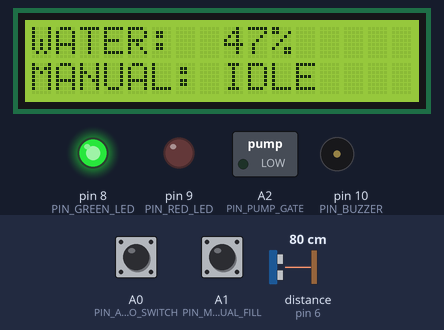
Bench run of a sketch on a simulated Arduino Uno, built with avr-gcc and run on an emulated ATmega328P. On the bench: 16×2 character LCD, switched loads named in the sketch (green lamp = pin HIGH), output pins drawn as LEDs (lit = HIGH), buzzer (waves = sounding, pin HIGH). Wiring (inferred from the names in the program): ultrasonic range finder: trigger pin 7; echo pin 6. The test bench sets the inputs (shaded band); at power-on: A1 (PIN_MANUAL_FILL) HIGH, distance to the obstacle (sensor on pin 6) 80 cm, A0 (PIN_AUTO_SWITCH) HIGH. The echo pulse lasts 58.3 µs per cm; pins used as bus, display or sensor lines are not drawn.

Above: at 1.2 s.
1.3 s: A1 (PIN_MANUAL_FILL) pulled LOW for 0.3 s
At 1.9 s:
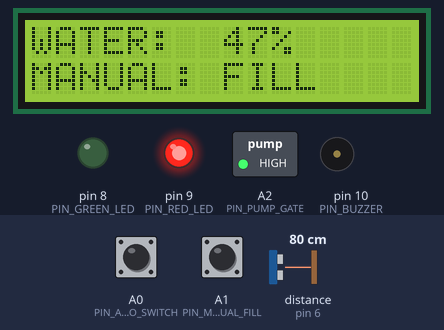
3.5 s: distance to the obstacle (sensor on pin 6) set to 250 cm
At 4.1 s:
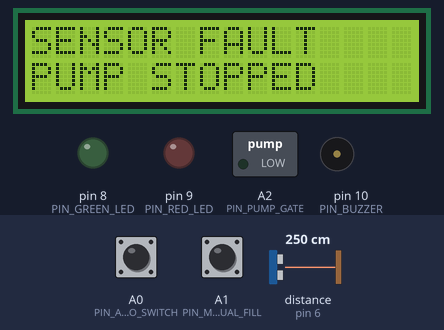
5.0 s: distance to the obstacle (sensor on pin 6) set to 163 cm
6.5 s: distance to the obstacle (sensor on pin 6) set to 157 cm
At 7.4 s:
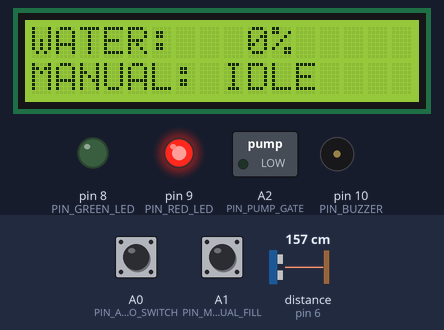
8.0 s: A0 (PIN_AUTO_SWITCH) pulled LOW for 0.3 s
At 8.26 s:
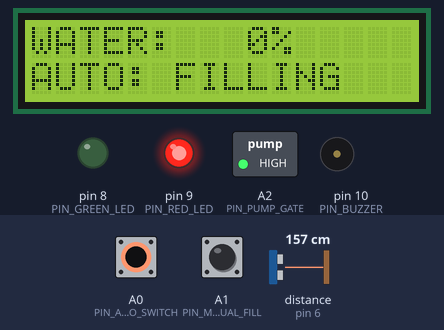
10.0 s: A1 (PIN_MANUAL_FILL) pulled LOW for 1 s
At 10.8 s:
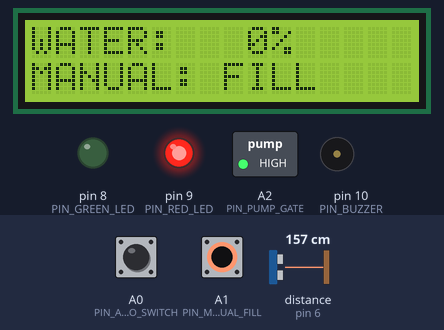
Timing chart, 0 to 13.0 s (numbered marks = the images above; inputs shaded):
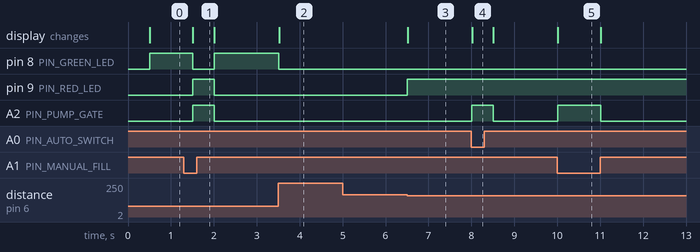

Measured:
- the behaviour switches between 160 and 159 cm on distance to the obstacle (sensor on pin 6) (found by bisection; images 2 and 3)
- after the input at 1.3 s, pin 8 (PIN_GREEN_LED): HIGH → LOW after 0.21 s, → HIGH 0.50 s later; pin 9 (PIN_RED_LED), A2 (PIN_PUMP_GATE): LOW → HIGH after 0.21 s, → LOW 0.50 s later; the display: changes after 0.21 s (image 1)
- after the input at 3.5 s, pin 8 (PIN_GREEN_LED): HIGH → LOW at once; the display: changes at once (image 2)
- after the input at 5.0 s, every drawn part: stays the same
- after the input at 6.5 s, pin 9 (PIN_RED_LED): LOW → HIGH at once; the display: changes at once (image 3)
- after the input at 8.0 s, A2 (PIN_PUMP_GATE): LOW → HIGH at once, → LOW 0.50 s later; the display: changes at once (image 4)
- after the input at 10.0 s, A2 (PIN_PUMP_GATE): LOW → HIGH at once, → LOW 1.0 s later; the display: changes at once (image 5)

The sketch:

MotionReady_Tank_Controller.ino
```cpp
#include <LiquidCrystal.h>
#include <stdio.h>

// Separate controller for the outside water tank.
// Pin assignments match the supplied Water Level Motor board, with the missing
// pump driver and two control switches added on unused analog pins.
const byte PIN_AUTO_SWITCH = A0;  // Slide switch to GND means AUTO is enabled.
const byte PIN_MANUAL_FILL = A1;  // Hold pushbutton to GND to fill in MANUAL mode.
const byte PIN_PUMP_GATE   = A2;  // MOSFET gate through 220 ohm; add 10k pulldown.
const byte PIN_GREEN_LED   = 8;   // Water level is safe / tank has water.
const byte PIN_RED_LED     = 9;   // Low water or pump is running.
const byte PIN_BUZZER      = 10;
const byte PIN_ECHO        = 6;
const byte PIN_TRIG        = 7;

// Source board LCD wiring: RS, E, D4, D5, D6, D7.
LiquidCrystal lcd(12, 11, 5, 4, 3, 2);

// Measure from the ultrasonic sensor face to the tank's inside bottom.
// Change this to the actual inside depth used in the model/simulation.
const float TANK_DEPTH_CM = 150.0;
const float AUTO_START_PERCENT = 25.0;
const float AUTO_STOP_PERCENT = 90.0;
const float MANUAL_HIGH_LIMIT_PERCENT = 94.0;
const unsigned long SENSOR_INTERVAL_MS = 500;
const unsigned long LCD_INTERVAL_MS = 500;

float waterPercent = 0.0;
bool sensorValid = false;
bool pumpOn = false;
unsigned long lastSensorReadMs = 0;
unsigned long lastLcdUpdateMs = 0;

bool readWaterPercent(float &percentOut) {
  digitalWrite(PIN_TRIG, LOW);
  delayMicroseconds(3);
  digitalWrite(PIN_TRIG, HIGH);
  delayMicroseconds(10);
  digitalWrite(PIN_TRIG, LOW);

  // If no echo returns, stop filling rather than risk an overflow.
  unsigned long pulseUs = pulseIn(PIN_ECHO, HIGH, 30000UL);
  if (pulseUs == 0) return false;

  float airGapCm = pulseUs / 58.0;
  if (airGapCm < 2.0 || airGapCm > TANK_DEPTH_CM + 10.0) return false;

  float level = (TANK_DEPTH_CM - airGapCm) * 100.0 / TANK_DEPTH_CM;
  if (level < 0.0) level = 0.0;
  if (level > 100.0) level = 100.0;
  percentOut = level;
  return true;
}

void printLcdLine(byte row, const char *message) {
  lcd.setCursor(0, row);
  byte i = 0;
  while (i < 16 && message[i] != '\0') {
    lcd.print(message[i]);
    i++;
  }
  while (i < 16) {
    lcd.print(' ');
    i++;
  }
}

void updateDisplay() {
  char line[17];
  if (!sensorValid) {
    printLcdLine(0, "SENSOR FAULT");
    printLcdLine(1, "PUMP STOPPED");
    return;
  }

  int shownPercent = (int)(waterPercent + 0.5);
  snprintf(line, sizeof(line), "WATER: %3d%%", shownPercent);
  printLcdLine(0, line);

  const bool autoEnabled = digitalRead(PIN_AUTO_SWITCH) == LOW;
  const bool manualRequested = digitalRead(PIN_MANUAL_FILL) == LOW;
  if (pumpOn && autoEnabled) printLcdLine(1, "AUTO: FILLING");
  else if (pumpOn && manualRequested) printLcdLine(1, "MANUAL: FILL");
  else if (autoEnabled) printLcdLine(1, "AUTO: HOLD");
  else printLcdLine(1, "MANUAL: IDLE");
}

void setup() {
  pinMode(PIN_AUTO_SWITCH, INPUT_PULLUP);
  pinMode(PIN_MANUAL_FILL, INPUT_PULLUP);
  pinMode(PIN_PUMP_GATE, OUTPUT);
  pinMode(PIN_GREEN_LED, OUTPUT);
  pinMode(PIN_RED_LED, OUTPUT);
  pinMode(PIN_BUZZER, OUTPUT);
  pinMode(PIN_TRIG, OUTPUT);
  pinMode(PIN_ECHO, INPUT);

  digitalWrite(PIN_TRIG, LOW);
  digitalWrite(PIN_PUMP_GATE, LOW);
  digitalWrite(PIN_GREEN_LED, LOW);
  digitalWrite(PIN_RED_LED, LOW);

  lcd.begin(16, 2);
  lcd.clear();
  printLcdLine(0, "SMART WATER TANK");
  printLcdLine(1, "Starting...");
}

void loop() {
  unsigned long now = millis();
  if (now - lastSensorReadMs >= SENSOR_INTERVAL_MS) {
    lastSensorReadMs = now;
    float newPercent = 0.0;
    sensorValid = readWaterPercent(newPercent);
    if (sensorValid) waterPercent = newPercent;

    bool autoEnabled = digitalRead(PIN_AUTO_SWITCH) == LOW;
    bool manualRequested = digitalRead(PIN_MANUAL_FILL) == LOW;
    bool wasPumpOn = pumpOn;

    if (!sensorValid) {
      pumpOn = false;
    } else if (autoEnabled) {
      // Hysteresis: start low, stop high, and hold the current state between.
      if (!pumpOn && waterPercent <= AUTO_START_PERCENT) pumpOn = true;
      if (pumpOn && waterPercent >= AUTO_STOP_PERCENT) pumpOn = false;
    } else {
      // Manual filling still has a hard high-level stop.
      pumpOn = manualRequested && waterPercent < MANUAL_HIGH_LIMIT_PERCENT;
    }

    digitalWrite(PIN_PUMP_GATE, pumpOn ? HIGH : LOW);
    digitalWrite(PIN_RED_LED, (pumpOn || (sensorValid && waterPercent <= AUTO_START_PERCENT)) ? HIGH : LOW);
    digitalWrite(PIN_GREEN_LED, (sensorValid && waterPercent > AUTO_START_PERCENT && !pumpOn) ? HIGH : LOW);

    if (wasPumpOn && !pumpOn && sensorValid && waterPercent >= AUTO_STOP_PERCENT) {
      tone(PIN_BUZZER, 1900, 180); // short notification when automatic fill stops
    }
  }

  if (now - lastLcdUpdateMs >= LCD_INTERVAL_MS) {
    lastLcdUpdateMs = now;
    updateDisplay();
  }
}
```
